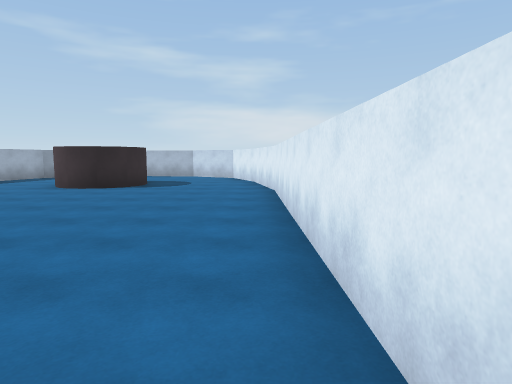
View 1 (above)

12 first-person views from a walk through a Unity game level. The camera is 1.5 m above the floor, tilts 6° down and sees 75° across. The floor is counted in squares, 2 m on a side. Each view is taken from the middle of a square. On the plan, view 1 faces up. The plan holds only what a view shows up to about 11 squares ahead; the rest is blank. The place goes on beyond the plan.

View 2
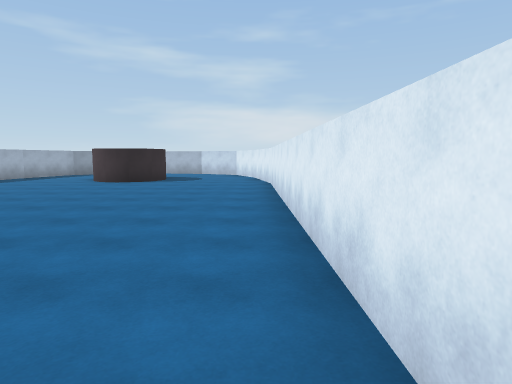

View 3
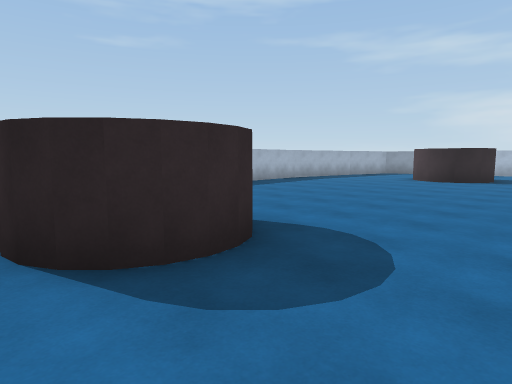

View 4
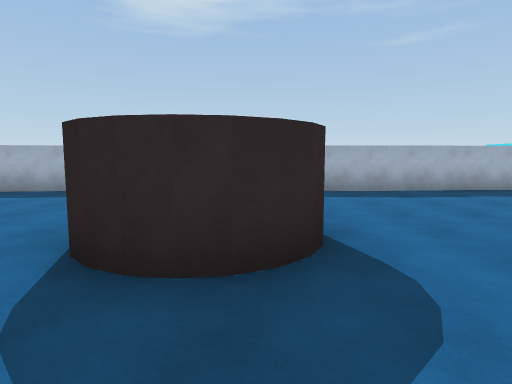

View 5
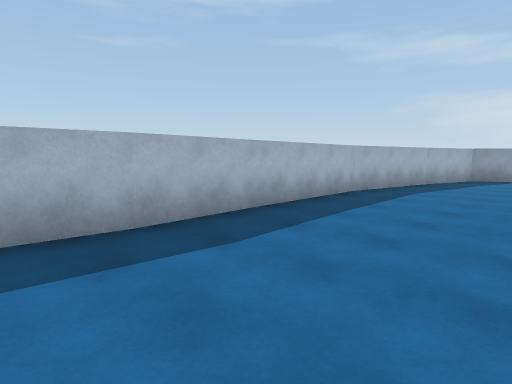

View 6
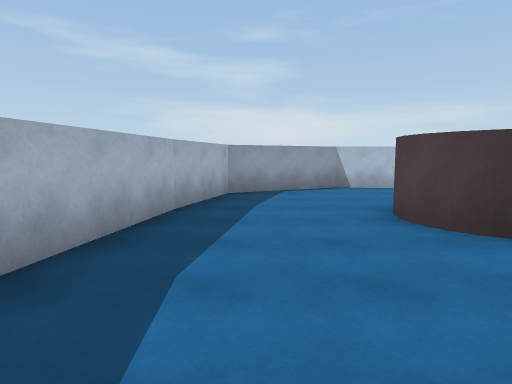

View 7
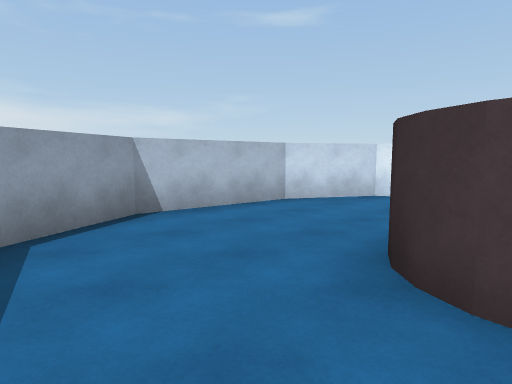

View 8
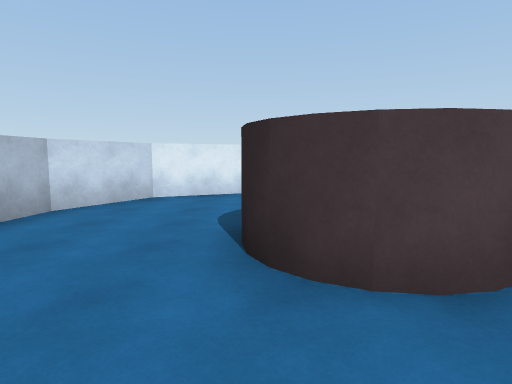

View 9
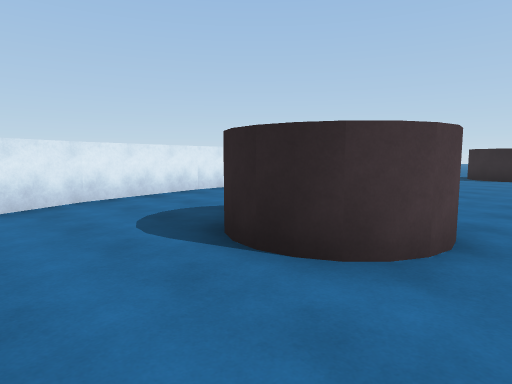

View 10
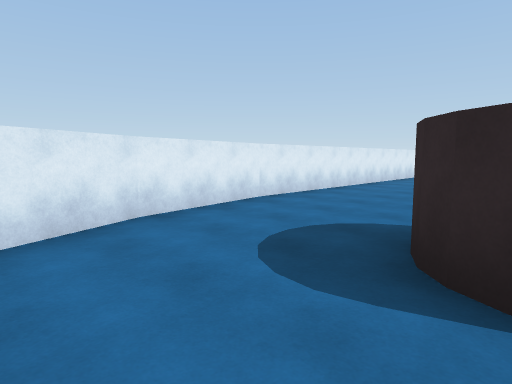

View 11
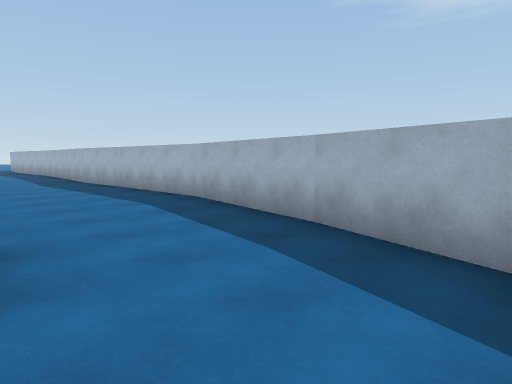

View 12
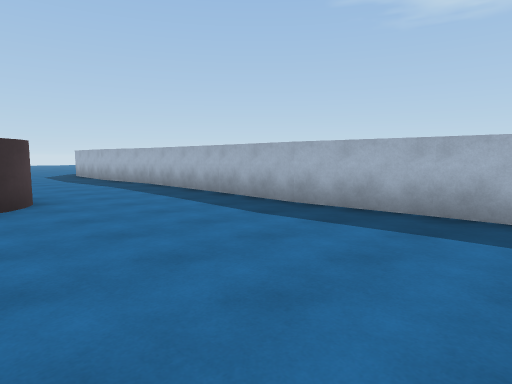

### Floor plan
Points are (right, up) in squares from view 1. A wall is a line through its corners. A room is listed if a view was taken in it or the views show most of it. See-through windows are left out.
Room 1 (views 1, 5, 6, 7, 8, 9, 10, 11, 12)
walls: (-3.6, 8) (-4.3, 7.8) (-5, 8.2) (-5.2, 8.7) (-5.2, 9); (-3.3, 8.2) (-3.8, 7.9); (-3, 8.7) (-3.2, 8.3) (-3.5, 8.1); (-5.3, 8.8) (-5.1, 9.7) (-4.5, 10.1) (-3.9, 10.2) (-3.3, 9.8) (-3, 9.3); (-5.3, 9.2) (-5, 9.8); (-5.2, 9.5) (-4.7, 10); (-8.8, 6.7) (-8.3, 1.5); (-8.2, 9.8) (-8.7, 6.6); (0, 10.1) (-0.8, 11.9) (-2.4, 12.8) (-5, 13.2) (-7.6, 11.9) (-8.2, 9.7); (-8.3, 1.6) (-8.4, 0.6); (-3.9, -0.4) (-3.5, -0.6) (-3.2, -0.8); (-3.3, -0.7) (-3, -1.2); (-5.2, -1.2) (-5, -0.8) (-4.7, -0.5); (0.5, -0.5) (0.4, 7.5) (-0.1, 10.2)
ways out: opening at (-7, 0.7) to room 2; opening at (-1, 0) to room 2
Room 2 (views 2, 3, 4)
walls: (-3, -1.8) (-3.2, -2.2) (-3.6, -2.5) (-4.1, -2.6); (0.5, -1.5) (0.5, -0.5); (-8.5, -3.7) (-8.2, -6.4); (-8.4, 0.6) (-8.6, -3.7)
ways out: opening at (-7, 0.7) to room 1; opening at (-1, 0) to room 1

Where each view was taken, in squares from view 1:
view 1: 0 up, 0 right, facing up
view 2: 2 down, 0 right, facing up
view 3: 3 down, 1 left, facing up-left
view 4: 1 down, 1 left, facing left
view 5: 0 up, 5 left, facing up-left
view 6: 5 up, 7 left, facing up
view 7: 9 up, 7 left, facing up-right
view 8: 10 up, 7 left, facing right
view 9: 12 up, 6 left, facing down-right
view 10: 12 up, 4 left, facing down-right
view 11: 12 up, 5 left, facing down-left
view 12: 5 up, 4 left, facing down-left
